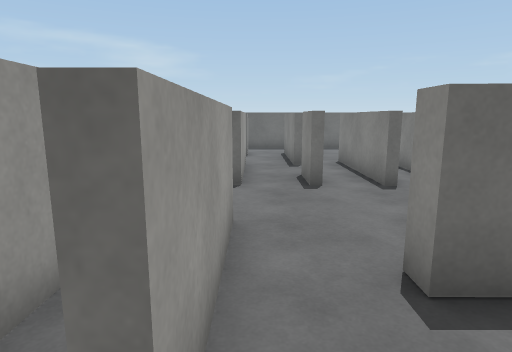
[1] (above)

24 first-person views from a walk through a 3-D level made in the Unity game engine. The camera is 1.5 m above the floor, tilts 10° down and sees 75° across. The floor is counted in squares, 1 m on a side. Each view is taken from the middle of a square. On the plan, view 1 faces up. The plan holds only what a view shows up to about 15 squares ahead; the rest is blank. The place goes on beyond the plan. The player is left out. Some surface patterns are stand-ins.

[2]
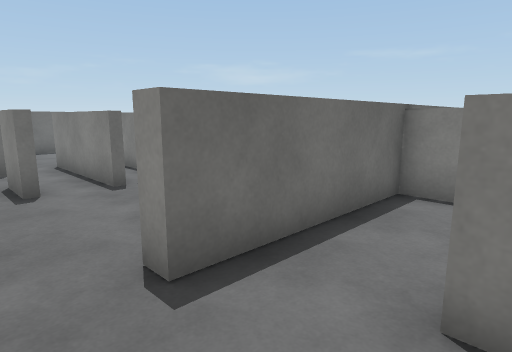

[3]
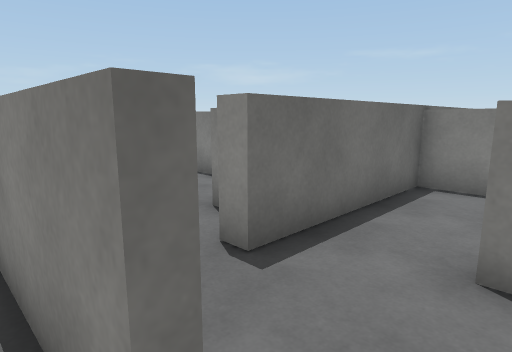

[4]
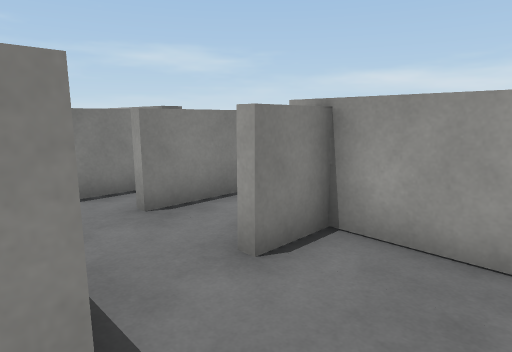

[5]
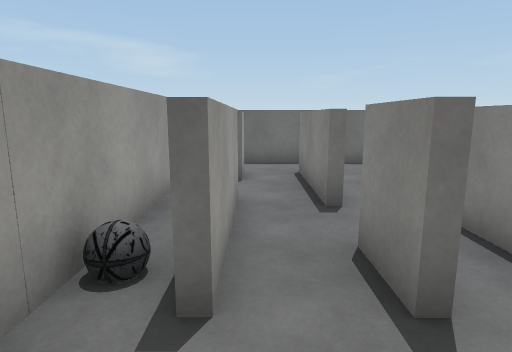

[6]
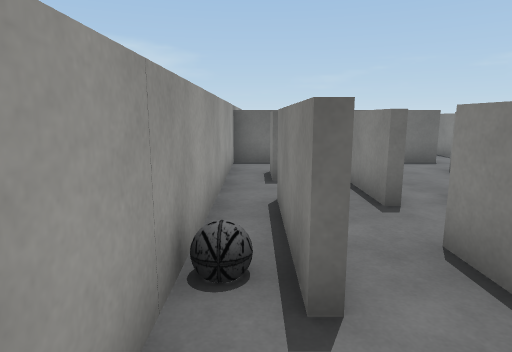

[7]
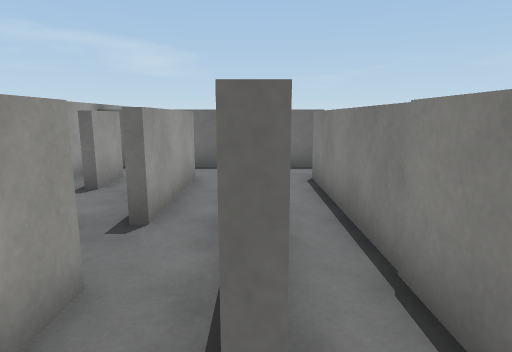

[8]
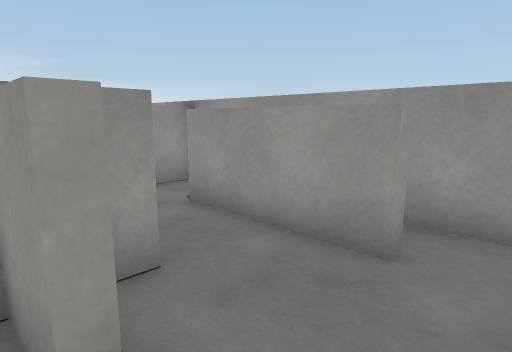

[9]
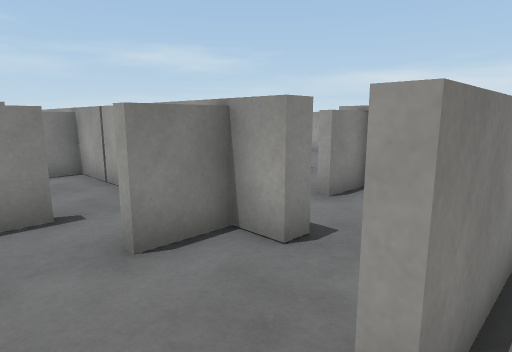

[10]
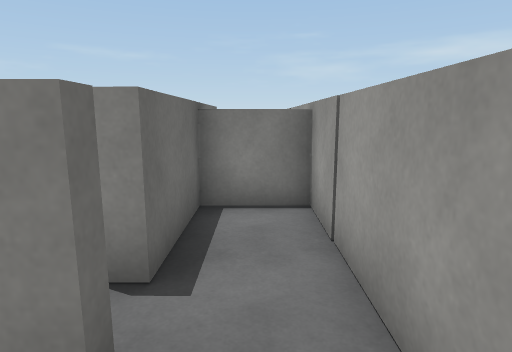

[11]
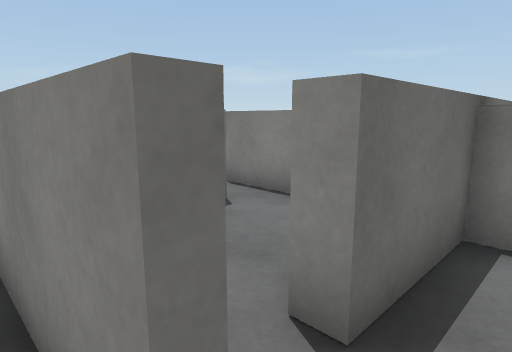

[12]
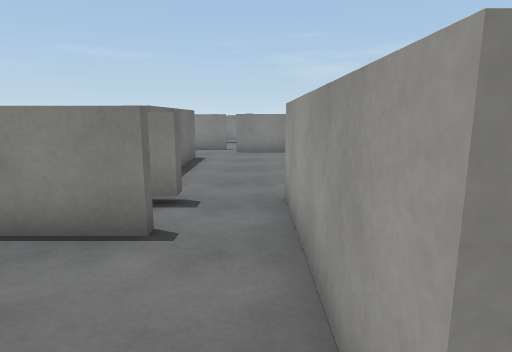

[13]
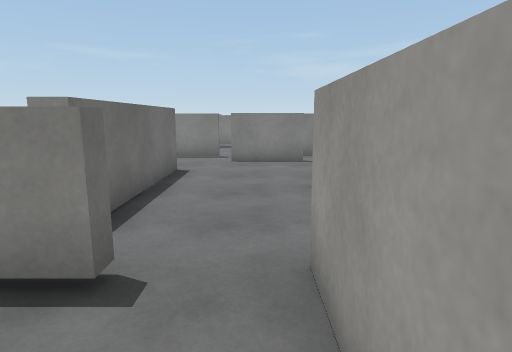

[14]
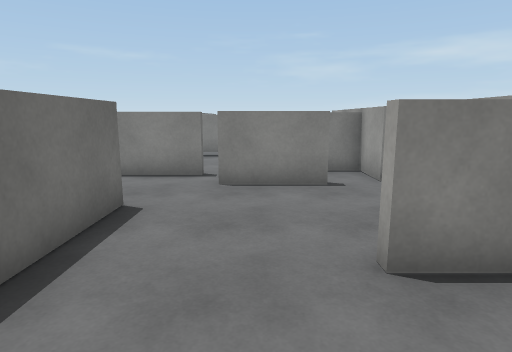

[15]
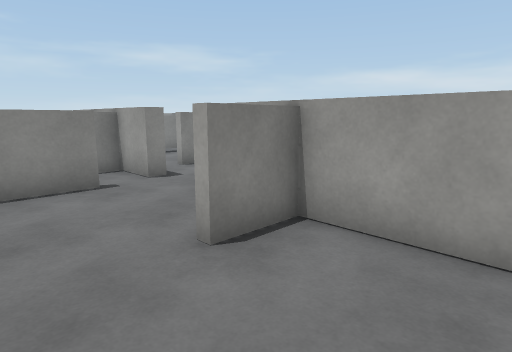

[16]
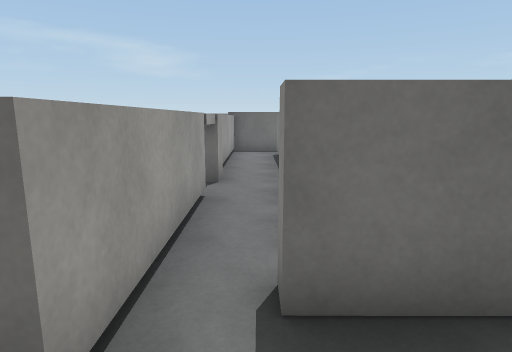

[17]
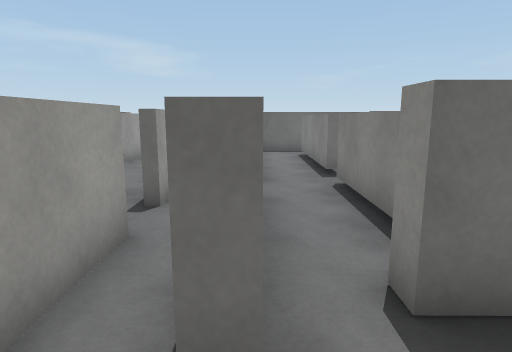

[18]
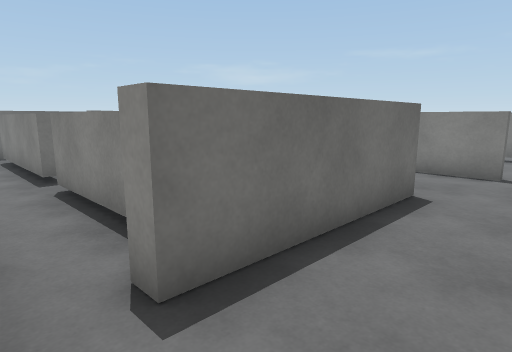

[19]
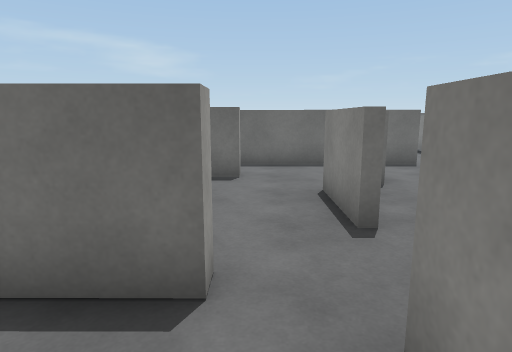

[20]
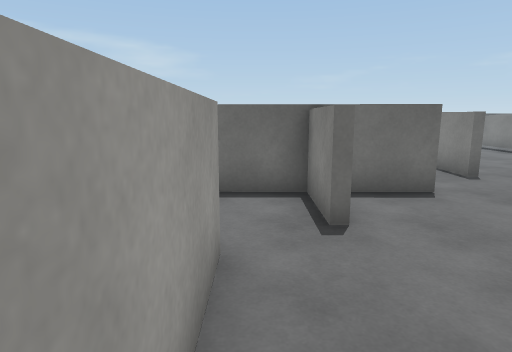

[21]
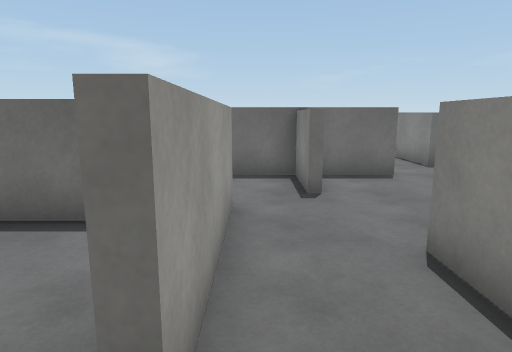

[22]
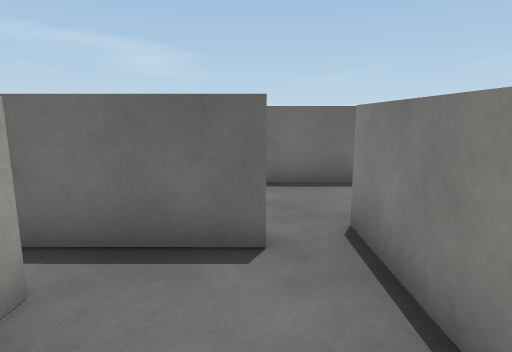

[23]
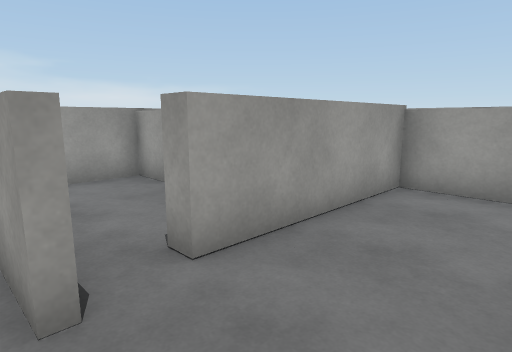

[24]
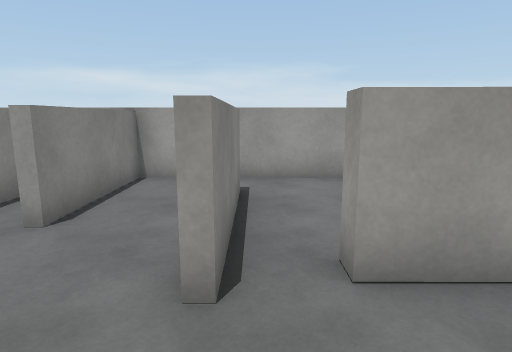

### Floor plan
Key: @ floor where view 1 was taken; # wall or solid block; x gap in a wall; . floor.
Columns run from 2 left of view 1 to 24 right of it. Each row starts with its distance up from view 1.
 21              #####
 20              #..
 19         #    #.#
 18         #.   #.#
 17         #.   #.#
 16 ######## .   #.#
 15 #.......     #.#
 14 ##.#..#      x..
 13 ##.#..#      #.#
 12 #..#..#    # x.#
 11 ##.#.##    ..#.#    ######
 10 ##...##    #.#.#    ...x...
  9 ##...##   ##.#x#####...#...
  8 ##.#.##  ..#.#.........#...
  7 #....## ...................
  6 #.....#..............#...
  5 #.....#.######.......#.
  4 ##..#......#  ...#.....#
  3 ##..################..####
  2 ##.......#.......#......
  1 ##.......#.......#...#.#.
  0 #.@.#..#.#...........
 -1 ######.# #####x#....
 -2       ..   ....#...
 -3             #..#..#.
 -4             #..#..#.#
 -5             #... .#
 -6          #######..#
 -7                  ##

Positions as (right, up) in squares from view 1, and headings:
1: (0, 0), facing up
2: (0, 0), facing up-right
3: (-1, 0), facing up-right
4: (0, 3), facing down-right
5: (0, 5), facing up
6: (-1, 5), facing up
7: (3, 6), facing up
8: (3, 6), facing down-left
9: (-1, 6), facing down-right
10: (3, 4), facing right
11: (4, 4), facing up-right
12: (5, 6), facing right
13: (8, 6), facing right
14: (12, 6), facing right
15: (12, 7), facing down-right
16: (12, 6), facing up
17: (11, 6), facing up
18: (11, 6), facing up-right
19: (18, 0), facing up
20: (14, -4), facing up
21: (14, -6), facing up
22: (12, -5), facing up
23: (14, 2), facing down-left
24: (13, 2), facing down
